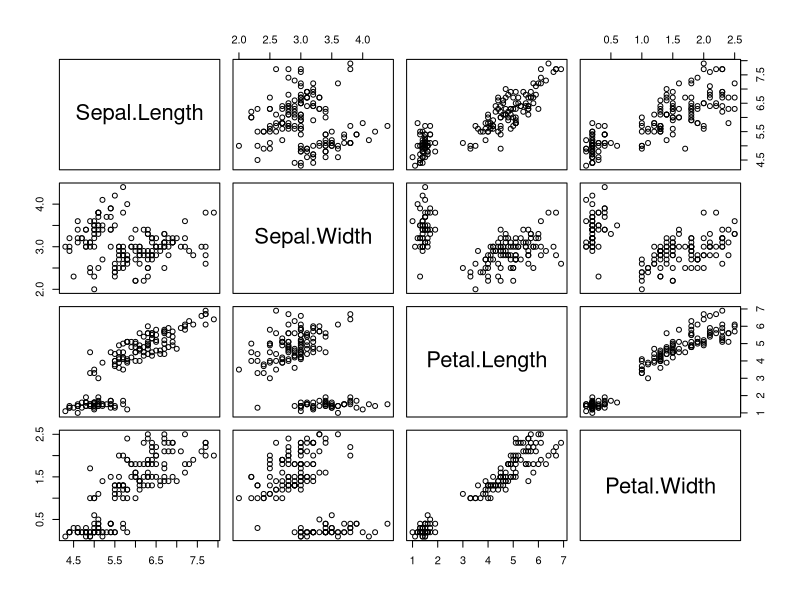

This chart was generated by the following R code:
require(MASS)
data(iris)


########## method 1: cov
data(iris)
cor(iris[,1:4]) # covariance is a measure of how one variable is associated with another

########## method 2: scatter plot matrix
pairs(iris[,1:4])
